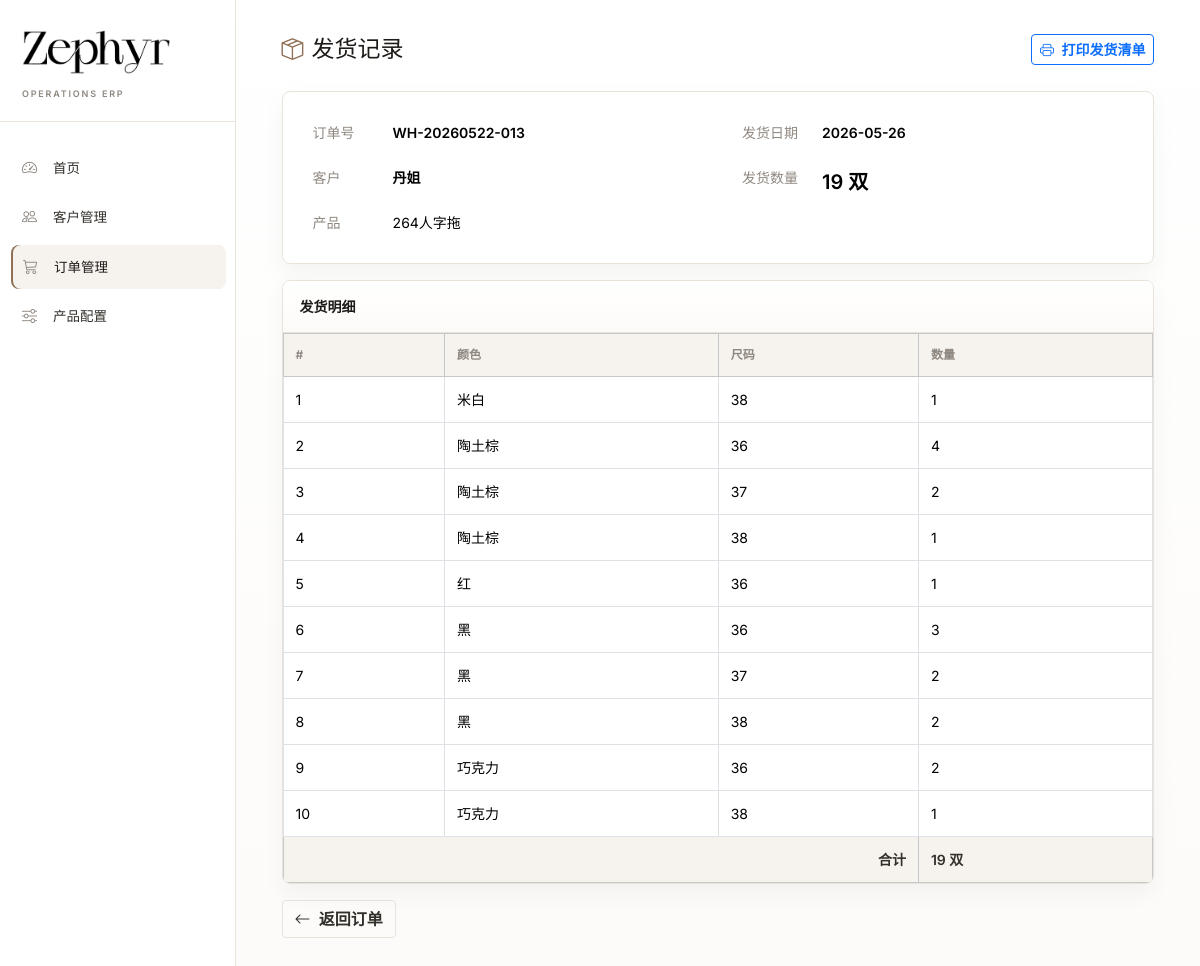
Screenshot of /orders/13/shipments/26 with the database file from the repository.
### models.py (models this page shows, shortened)
class Order(db.Model):
    __tablename__ = 'orders'
    id = db.Column(db.Integer, primary_key=True)
    customer_id = db.Column(db.Integer, db.ForeignKey('customers.id'), nullable=False)
    product_id = db.Column(db.Integer, db.ForeignKey('products.id'), nullable=False)
    order_number = db.Column(db.String(50), unique=True, nullable=False)
    unit_price = db.Column(db.Float, default=0.0)
    total_qty = db.Column(db.Integer, default=0)
    total_shipped = db.Column(db.Integer, default=0)
    status = db.Column(db.String(20), default='pending')  # pending / partial / completed
    notes = db.Column(db.Text, default='')
    created_at = db.Column(db.DateTime, default=datetime.utcnow)
    updated_at = db.Column(db.DateTime, default=datetime.utcnow, onupdate=datetime.utcnow)
    lines = db.relationship('OrderLine', backref='order', lazy='dynamic',
                            cascade='all, delete-orphan')
    shipments = db.relationship('Shipment', backref='order', lazy='dynamic',
                                cascade='all, delete-orphan')

class Customer(db.Model):
    __tablename__ = 'customers'
    id = db.Column(db.Integer, primary_key=True)
    name = db.Column(db.String(100), unique=True, nullable=False)
    unit_price = db.Column(db.Float, default=0.0)
    notes = db.Column(db.Text, default='')
    created_at = db.Column(db.DateTime, default=datetime.utcnow)
    orders = db.relationship('Order', backref='customer', lazy='dynamic')

class Product(db.Model):
    __tablename__ = 'products'
    id = db.Column(db.Integer, primary_key=True)
    name = db.Column(db.String(100), unique=True, nullable=False)  # 如: 2603人字拖
    image = db.Column(db.String(255), default='')
    is_active = db.Column(db.Boolean, default=True)
    created_at = db.Column(db.DateTime, default=datetime.utcnow)
    colors = db.relationship('ProductColor', backref='product', lazy='dynamic',
                             cascade='all, delete-orphan')
    sizes = db.relationship('ProductSize', backref='product', lazy='dynamic',
                            cascade='all, delete-orphan')
    orders = db.relationship('Order', backref='product', lazy='dynamic')

class Shipment(db.Model):
    __tablename__ = 'shipments'
    id = db.Column(db.Integer, primary_key=True)
    order_id = db.Column(db.Integer, db.ForeignKey('orders.id'), nullable=False)
    ship_date = db.Column(db.DateTime, default=datetime.utcnow)
    logistics_company = db.Column(db.String(50), default='')
    tracking_number = db.Column(db.String(50), default='')
    notes = db.Column(db.Text, default='')
    created_at = db.Column(db.DateTime, default=datetime.utcnow)
    details = db.relationship('ShipDetail', backref='shipment', lazy='dynamic',
                              cascade='all, delete-orphan')
    @property
    def total_shipped(self):
        return sum(d.qty for d in self.details.all())

class ShipDetail(db.Model):
    __tablename__ = 'ship_details'
    id = db.Column(db.Integer, primary_key=True)
    shipment_id = db.Column(db.Integer, db.ForeignKey('shipments.id'), nullable=False)
    order_line_id = db.Column(db.Integer, db.ForeignKey('order_lines.id'), nullable=False)
    color = db.Column(db.String(50), nullable=False)
    size = db.Column(db.String(10), nullable=False)
    qty = db.Column(db.Integer, default=0)  # 本次发货数量
    order_line = db.relationship('OrderLine')

### app.py (the view)
@app.route('/orders/<int:order_id>/shipments/<int:shipment_id>')
def shipment_detail(order_id, shipment_id):
    order = Order.query.get_or_404(order_id)
    shipment = Shipment.query.get_or_404(shipment_id)
    return render_template('shipment_detail.html', order=order, shipment=shipment)

### templates/shipment_detail.html (shortened to what this page needs)
{% extends "base.html" %}
{% block content %}
<div class="d-flex justify-content-between align-items-center mb-3">
    <h4 class="mb-0"><i class="bi bi-box-seam me-2"></i>发货记录</h4>
    <div class="no-print">
        <button class="btn btn-outline-primary btn-sm" onclick="window.print()">
            <i class="bi bi-printer me-1"></i> 打印发货清单
        </button>
    </div>
</div>
<div class="card mb-3">
    <div class="card-body">
        <div class="row">
            <div class="col-md-6">
                <table class="table table-sm table-borderless">
                    <tr><td class="text-muted" style="width:80px">订单号</td><td><strong>{{ order.order_number }}</strong></td></tr>
                    <tr><td class="text-muted">客户</td><td><strong>{{ order.customer.name }}</strong></td></tr>
                    <tr><td class="text-muted">产品</td><td>{{ order.product.name }}</td></tr>
                </table>
            </div>
            <div class="col-md-6">
                <table class="table table-sm table-borderless">
                    <tr><td class="text-muted" style="width:80px">发货日期</td><td><strong>{{ shipment.ship_date.strftime('%Y-%m-%d') }}</strong></td></tr>
                    <tr><td class="text-muted">发货数量</td><td><strong class="fs-5">{{ shipment.total_shipped }} 双</strong></td></tr>
                </table>
            </div>
        </div>
    </div>
</div>
<div class="card">
    <div class="card-header"><strong>发货明细</strong></div>
    <div class="card-body p-0">
        <table class="table table-bordered mb-0">
            <thead class="table-light">
                <tr>
                    <th>#</th>
                    <th>颜色</th>
                    <th>尺码</th>
                    <th>数量</th>
                </tr>
            </thead>
            <tbody>
                {% for d in shipment.details.all() %}
                <tr>
                    <td>{{ loop.index }}</td>
                    <td>{{ d.color }}</td>
                    <td>{{ d.size }}</td>
                    <td>{{ d.qty }}</td>
                </tr>
                {% endfor %}
                <tr class="table-light fw-bold">
                    <td colspan="3" class="text-end">合计</td>
                    <td>{{ shipment.total_shipped }} 双</td>
                </tr>
            </tbody>
        </table>
    </div>
</div>
<div class="mt-3 no-print">
    <a href="{{ url_for('order_detail', order_id=order.id) }}" class="btn btn-outline-secondary">
        <i class="bi bi-arrow-left me-1"></i> 返回订单
    </a>
</div>
{% endblock %}

### templates/base.html (style rules this page uses)
:root { --sidebar-width: 236px; --z-white: #ffffff; --z-paper: #fcfbf9; --z-warm-gray: #f6f2ed; --z-line: #e9e3dc; --z-soft-line: #f1ece6; --z-muted: #8f8881; --z-charcoal: #332f2b; --z-ink: #1d1a18; --z-accent: #8f6f55; --z-deep-brown: #5d3f2d; --z-success: #7a6a5f; --z-warning: #b78442; --z-danger: #b95d4f; --font-serif: 'Playfair Display', Georgia, 'Times New Roman', serif; --font-display-cn: 'Microsoft YaHei UI', 'Noto Sans SC', 'PingFang SC', 'Hiragino Sans GB', sans-serif; --font-sans: 'Microsoft YaHei UI', 'Noto Sans SC', 'Inter', 'Microsoft YaHei', 'PingFang SC', 'Hiragino Sans GB', sans-serif; --shadow-soft: 0 10px 24px rgba(31, 27, 22, 0.045); --shadow-float: 0 18px 48px rgba(31, 27, 22, 0.12); }
* { letter-spacing: 0; }
body { font-family: var(--font-sans); font-size: 14px; color: var(--z-charcoal); background: linear-gradient(180deg, rgba(255,255,255,0.96), rgba(252,251,249,0.98)), var(--z-paper); -webkit-font-smoothing: antialiased; text-rendering: optimizeLegibility; }
a { color: var(--z-ink); text-decoration: none; }
h1, h2, h3, h4, h5, h6 { color: var(--z-ink); font-weight: 600; line-height: 1.35; }
strong, .fw-bold { font-weight: 600 !important; }
.main-content > h4, .main-content > .d-flex h4 { font-family: var(--font-display-cn); font-size: 23px; font-weight: 500; margin-bottom: 0; }
.main-content > h4 i, .main-content > .d-flex h4 i { color: var(--z-accent); font-size: 0.95em; }
.main-content > .d-flex.justify-content-between { gap: 16px; margin-bottom: 22px !important; padding-bottom: 4px; }
.card { border: 1px solid var(--z-line); border-radius: 8px; box-shadow: var(--shadow-soft); background: rgba(255,255,255,0.98); overflow: hidden; }
.card-header { background: linear-gradient(180deg, #fff, #fdfbf8); border-bottom: 1px solid var(--z-line); padding: 15px 17px; color: var(--z-ink); }
.card-header strong { font-weight: 600; }
.card-body { padding: 18px; }
.table { color: var(--z-charcoal); --bs-table-hover-bg: #f8f4ef; --bs-table-striped-bg: #fcfaf7; margin-bottom: 0; }
.table > :not(caption) > * > * { padding: 12px 12px; border-bottom-color: var(--z-soft-line); }
.table-light, .table .table-light, thead.table-light, tfoot.table-light { --bs-table-bg: #f6f2ed; --bs-table-color: var(--z-charcoal); }
.table th { font-size: 12px; font-weight: 600; color: var(--z-muted); white-space: nowrap; }
.btn { border-radius: 4px; font-weight: 600; border-width: 1px; transition: transform 0.18s ease, box-shadow 0.18s ease, background 0.18s ease, color 0.18s ease; }
.btn-outline-secondary, .btn-outline-info { --bs-btn-color: var(--z-charcoal); --bs-btn-border-color: var(--z-line); --bs-btn-hover-color: var(--z-white); --bs-btn-hover-bg: var(--z-ink); --bs-btn-hover-border-color: var(--z-ink); }
.text-muted { color: var(--z-muted) !important; }

### rows the page displays
Order: order_number "WH-20260522-013"
Customer: customer.name "丹姐"
Product: product.name "264人字拖"
Shipment: ship_date "2026-05-26"
ShipDetail: total_shipped "19", color "米白", size "38", qty "1"
ShipDetail: color "陶土棕", size "36", qty "4"
ShipDetail: color "陶土棕", size "37", qty "2"
ShipDetail: color "陶土棕", size "38", qty "1"
ShipDetail: color "红", size "36", qty "1"
ShipDetail: color "黑", size "36", qty "3"
ShipDetail: color "黑", size "37", qty "2"
ShipDetail: color "黑", size "38", qty "2"
ShipDetail: color "巧克力", size "36", qty "2"
ShipDetail: color "巧克力", size "38", qty "1"
